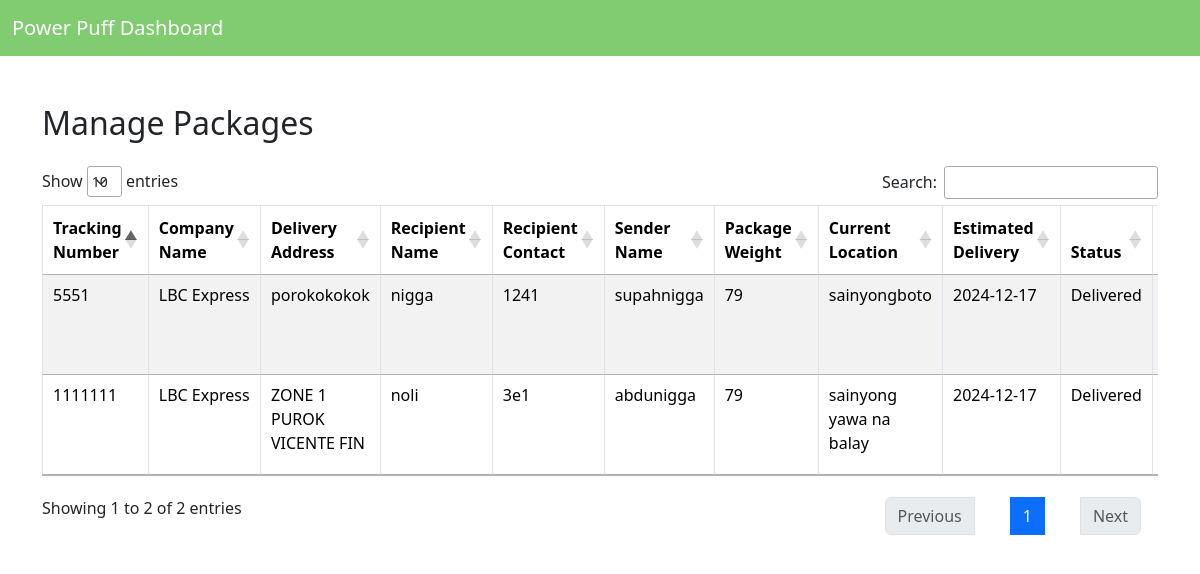
The page /tracking_system/manage_package.php (signed in) on the database its author committed.
### tables this page shows
CREATE TABLE `packages` (
  `p_id` int(11) NOT NULL,
  `tracking_num` varchar(255) NOT NULL,
  `delivery_address` varchar(255) NOT NULL,
  `recipient_name` varchar(255) NOT NULL,
  `recipient_num` varchar(255) NOT NULL,
  `sender_name` varchar(255) NOT NULL,
  `sender_email` varchar(255) NOT NULL,
  `sender_num` varchar(255) NOT NULL,
  `package_weight` varchar(255) NOT NULL,
  `current_location` varchar(255) NOT NULL,
  `estimated_delivery` date NOT NULL,
  `updated_at` timestamp NOT NULL DEFAULT current_timestamp() ON UPDATE current_timestamp(),
  `company_name` varchar(250) NOT NULL,
  `delivery_status` varchar(50) DEFAULT 'In Transit',
  `record_status` varchar(50) NOT NULL
);

### tracking_system/manage_package.php (the view, shortened to what this page needs)
<?php
include 'connection.php';
$sql = "
    SELECT tracking_num, company_name, delivery_address, recipient_name, recipient_num, sender_name,
           package_weight, current_location, estimated_delivery, delivery_status, updated_at
    FROM packages
    WHERE record_status = 'A'";
$result = $conn->query($sql);
?>
<!DOCTYPE html>
<html lang="en">
<head>
    <link href="https://cdn.datatables.net/1.13.5/css/jquery.dataTables.min.css" rel="stylesheet">
    <link href="https://cdn.datatables.net/1.13.5/css/dataTables.bootstrap5.min.css" rel="stylesheet">
    <link href="https://cdn.jsdelivr.net/npm/bootstrap@5.3.3/dist/css/bootstrap.min.css" rel="stylesheet">
    <link rel="stylesheet" href="https://cdnjs.cloudflare.com/ajax/libs/font-awesome/6.4.0/css/all.min.css">
</head>
<body>
<nav class="navbar navbar-expand-lg" style="background-color: #81cb71;">
    <div class="container-fluid">
        <a class="navbar-brand text-white" href="dashboard.php">Power Puff Dashboard</a>
    </div>
</nav>
<div class="container mt-5">
    <h2 class="mb-4">Manage Packages</h2>
    <div class="table-responsive">
        <table id="packageTable" class="table table-bordered table-striped">
            <thead>
                <tr>
                    <th>Tracking Number</th>
                    <th>Company Name</th>
                    <th>Delivery Address</th>
                    <th>Recipient Name</th>
                    <th>Recipient Contact</th>
                    <th>Sender Name</th>
                    <th>Package Weight</th>
                    <th>Current Location</th>
                    <th>Estimated Delivery</th>
                    <th>Status</th>
                    <th>Last Updated</th>
                </tr>
            </thead>
            <tbody>
                <?php while ($row = $result->fetch_assoc()): ?>
                    <tr>
                        <td><?php echo htmlspecialchars($row['tracking_num']); ?></td>
                        <td><?php echo htmlspecialchars($row['company_name']); ?></td>
                        <td><?php echo htmlspecialchars($row['delivery_address']); ?></td>
                        <td><?php echo htmlspecialchars($row['recipient_name']); ?></td>
                        <td><?php echo htmlspecialchars($row['recipient_num']); ?></td>
                        <td><?php echo htmlspecialchars($row['sender_name']); ?></td>
                        <td><?php echo htmlspecialchars($row['package_weight']); ?></td>
                        <td><?php echo htmlspecialchars($row['current_location']); ?></td>
                        <td><?php echo htmlspecialchars($row['estimated_delivery']); ?></td>
                        <td><?php echo htmlspecialchars($row['delivery_status']); ?></td>
                        <td><?php echo htmlspecialchars($row['updated_at']); ?></td>
                    </tr>
                <?php endwhile; ?>
            </tbody>
        </table>
    </div>
</div>
</body>
</html>

### rows shown on the page
packages: tracking_num "5551", company_name "LBC Express", delivery_address "porokokokok", recipient_name "nigga", recipient_num "1241", sender_name "supahnigga", package_weight "79", current_location "sainyongboto", estimated_delivery "2024-12-17", delivery_status "Delivered"
packages: tracking_num "1111111", company_name "LBC Express", delivery_address "ZONE 1 PUROK VICENTE FIN", recipient_name "noli", recipient_num "3e1", sender_name "abdunigga", package_weight "79", current_location "sainyong yawa na balay", estimated_delivery "2024-12-17", delivery_status "Delivered"
